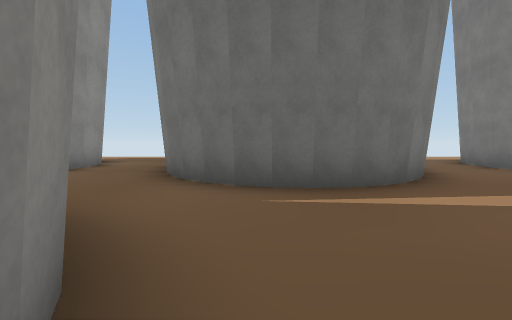
View 1 (above)

19 first-person views from a walk through a Unity game level. The camera is 1.2 m above the floor, tilts 4° down and sees 90° across. The floor is counted in squares, 2 m on a side. Each view is taken from the middle of a square. On the plan, view 1 faces up. The plan holds only what a view shows up to about 9 squares ahead; the rest is blank. The place goes on beyond the plan. Some surface patterns are stand-ins.

View 2
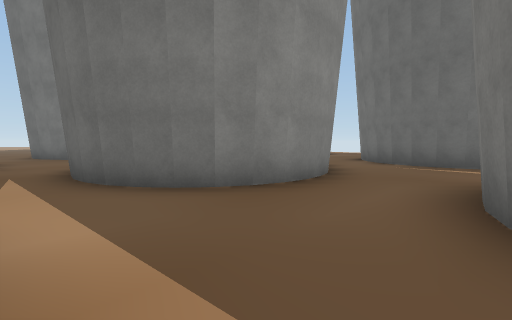

View 3
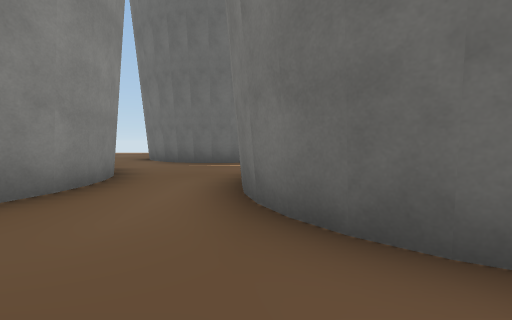

View 4
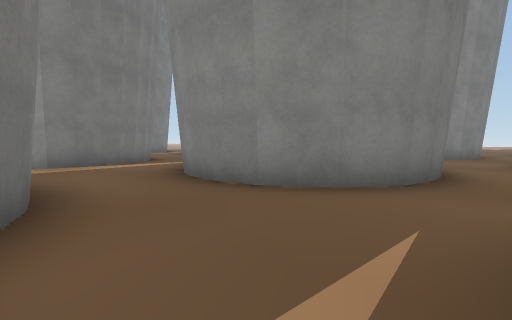

View 5
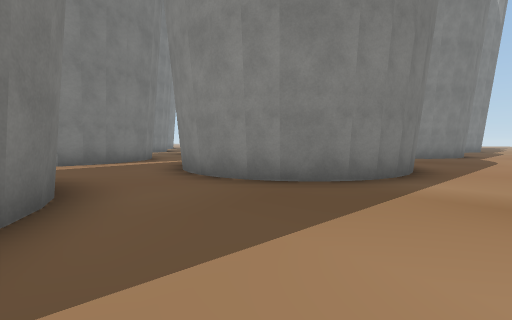

View 6
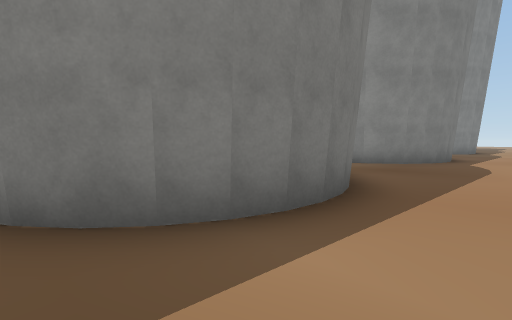

View 7
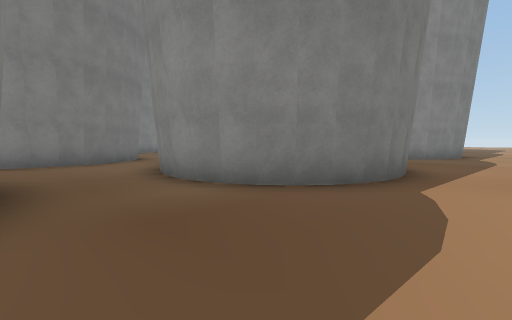

View 8
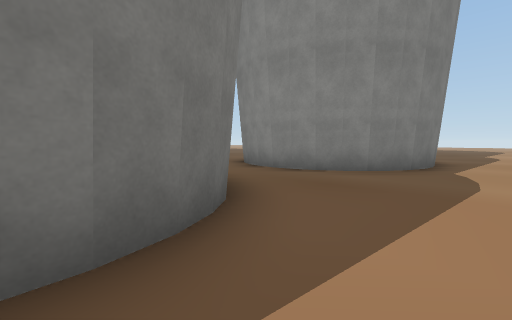

View 9
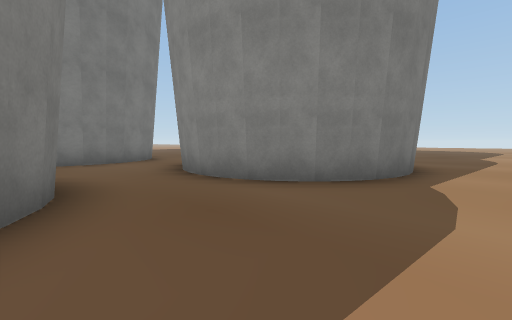

View 10
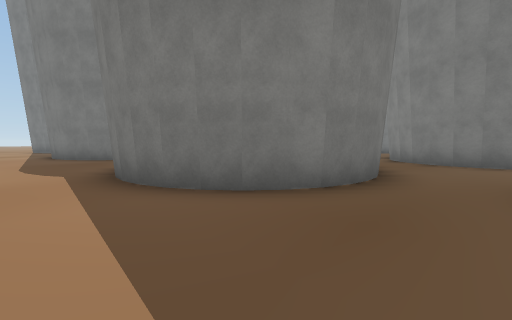

View 11
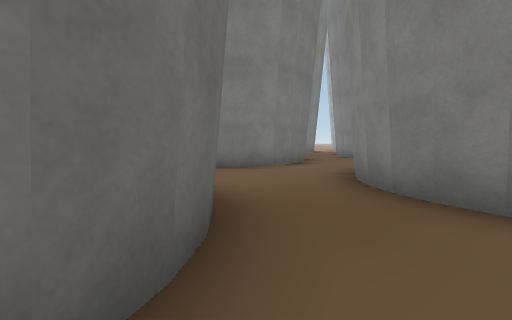

View 12
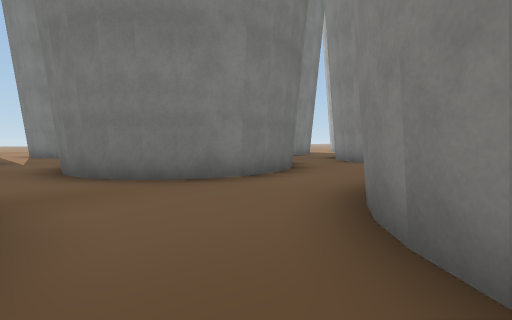

View 13
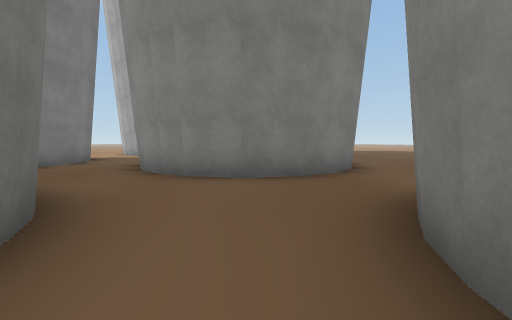

View 14
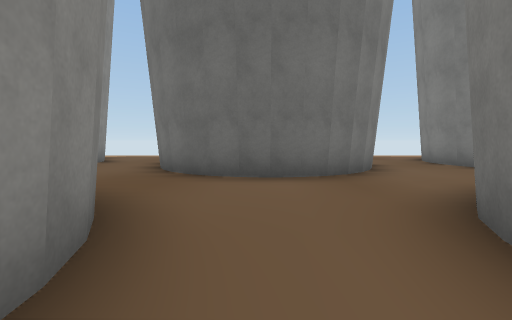

View 15
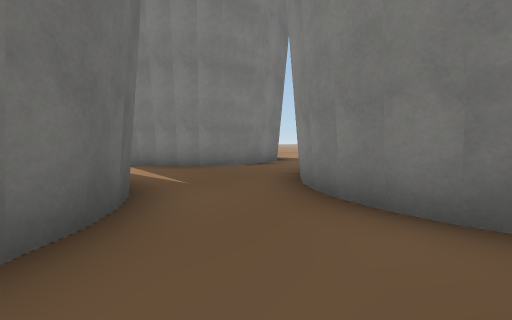

View 16
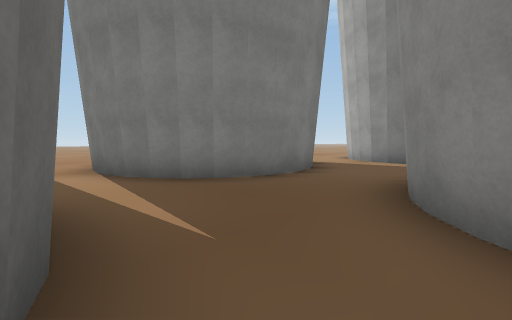

View 17
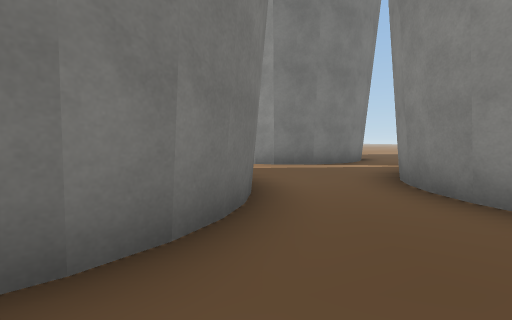

View 18
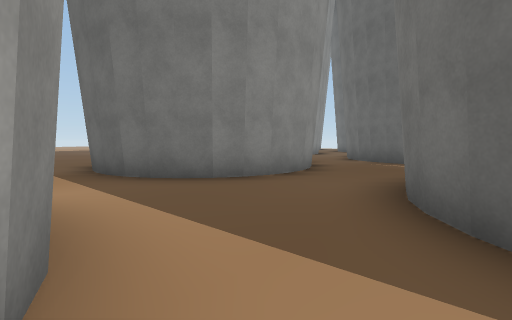

View 19
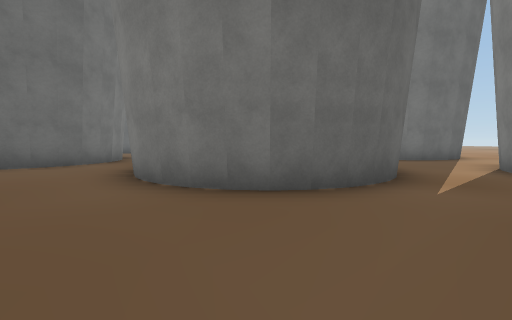

### Floor plan
Key: @ floor where view 1 was taken; # wall or solid block; . floor; = window, fence, low wall or low ledge.
Columns run from 16 left of view 1 to 6 right of it. Each row starts with its distance up from view 1.
 10 .......................
  9 .......................
  8  ###....#=##...####....
  7    ##..#    #.##  ##..#
  6     #..#    #.#    #..#
  5     #..#    #.##  ##..
  4     ....#=##...####...
  3    ...................
  2    .####....###....###
  1    ##  ##..## ##..##
  0         #..#   #@.#
 -1         #..#   #..#
 -2        ##..## ##..##
 -3      ###....###....#
 -4      .................
 -5      ...#=##...### ...
 -6      ..#    #.##
 -7      ..#    #.#
 -8     ...#    #.##
 -9     ....#=##...##
-10     ..............
-11      .......###...
-12           .## ##

Where each view was taken, in squares from view 1:
view 1: 0 up, 0 right, facing up
view 2: 4 down, 2 right, facing up-left
view 3: 4 down, 2 right, facing up
view 4: 3 up, 2 right, facing down-left
view 5: 10 up, 6 right, facing down-left
view 6: 10 up, 3 right, facing down-left
view 7: 10 up, 2 left, facing down-left
view 8: 10 up, 7 left, facing down-left
view 9: 10 up, 9 left, facing down-left
view 10: 10 up, 11 left, facing down-right
view 11: 5 up, 10 left, facing down-right
view 12: 3 up, 9 left, facing down-right
view 13: 0 up, 7 left, facing down
view 14: 1 down, 7 left, facing up
view 15: 2 down, 7 left, facing down-right
view 16: 3 down, 5 left, facing down-right
view 17: 4 down, 2 left, facing down
view 18: 11 down, 1 left, facing up-left
view 19: 11 down, 11 left, facing up-right
